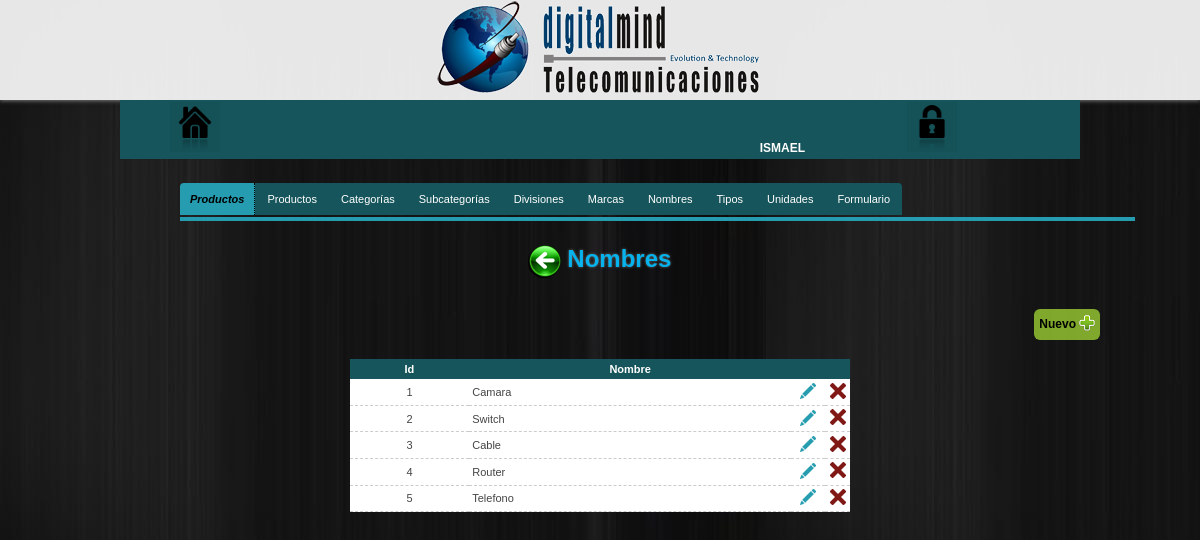
/configuracion/productos/nombres (signed in), run on the app's committed database.
### tables this page shows
CREATE TABLE IF NOT EXISTS `nombres` (
  `id_nombre` int(10) NOT NULL DEFAULT '0',
  `nombre` varchar(100) NOT NULL
);

### configuracion/productos/nombres/classNombresP.php (called while the page is built, shortened)
<?php
	class NombresP
	{
		public function obtenerNombresProducto() {
			$Conexion = new dataBaseConn();
			$sth = $Conexion -> prepare('SELECT id_nombre,nombre FROM nombres');
			$sth -> execute();
			$nombresProd = $sth -> fetchAll();
			return $nombresProd;
		}
	}
?>

### libs/encrypt_decrypt_strings_urls.php (called while the page is built, shortened)
<?php
	function encrypt($string, $key) {
	   $result = '';
	   for($i=0; $i<strlen($string); $i++) {
	      $char = substr($string, $i, 1);
	      $keychar = substr($key, ($i % strlen($key))-1, 1);
	      $char = chr(ord($char)+ord($keychar));
	      $result.=$char;
	   }
	   return base64_encode($result);
	}
?>

### configuracion/productos/nombres/tabla_nombresp.php (the view, shortened to what this page needs)
<?php require_once("../../../libs/encrypt_decrypt_strings_urls.php"); ?>
<?php if($datNombresProd = $fnNombresP -> obtenerNombresProducto() ) : ?>
	<table class="datos-bd">
		<tr>
			<th>Id</th>
			<th>Nombre</th>
			<th>&nbsp;</th>
			<th>&nbsp;</th>
		</tr>
		<?php foreach($datNombresProd as $nombreProd) : ?>
			<tr>
				<td><?=$nombreProd['id_nombre']?></td>
				<td style="text-align: left;"><?=$nombreProd['nombre']?></td>
				<td width="5%">
					<?php $idNombreProd = encrypt($nombreProd['id_nombre'],"nombresProductoDM") ?>
					<a href="actualizar_nombrep.php?IDnombre=<?=$idNombreProd?>" class="EditNomProd"><img src="../../../images/editar.png" title="Editar"></a>
				</td>
				<td width="5%">
					<form action="" method="POST" enctype="application/x-www-form-urlencoded" target="_self">
						<button type="button" class="deleteNomProd">
							<img src="../../../images/eliminar.png" title="Borrar" alt="Borrar">
						</button>
					</form>
				</td>
			</tr>
		<?php endforeach; ?>
	</table>
	<br />
<?php else :?>
	<div class="vacio">
		(Sin registros)
	</div>
<?php endif; ?>

### css/menu.css (style rules this page uses)
* { margin: 0;padding: 0; }
a { color: #28C7E0;text-decoration:none; }
body { background: url(../images/bg.jpg) fixed; color:#444; font-family:Verdana,Helvetica,Sans-serif;font-size:12px; }
a { text-decoration: none; }

### css/tabla.css (style rules this page uses)
table { border-collapse: separate;font-size: 13px; margin: 0 0 30px 0; }
.datos-bd { background: #FFF; border-collapse: collapse; width: 500px; }
.datos-bd th { background: #16555B;color: #FFF; font-weight: bold; text-align: center; padding: .4em; }
.datos-bd td { border-bottom: 1px #CCC dashed; padding: .3em; text-align: center; }
.datos-bd a { color:#16555B;margin: .5em; }
button { background-color: transparent; border: none; cursor: pointer; }

### libs/dataTables/css/datatables.css (style rules this page uses)
table { border-collapse: separate; font-size: 11px; width: 80%; margin: 0 auto; }
button { background-color: transparent; border: none; cursor: pointer; }

### data on the page
nombres: id_nombre "1", nombre "Camara"
nombres: id_nombre "2", nombre "Switch"
nombres: id_nombre "3", nombre "Cable"
nombres: id_nombre "4", nombre "Router"
nombres: id_nombre "5", nombre "Telefono"

### other printed values
$_SESSION["usuario"] "ISMAEL"
